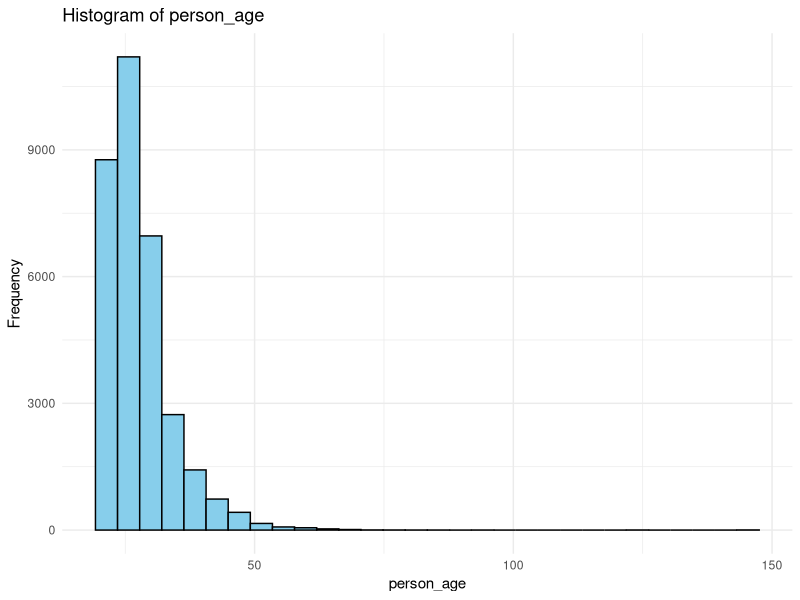
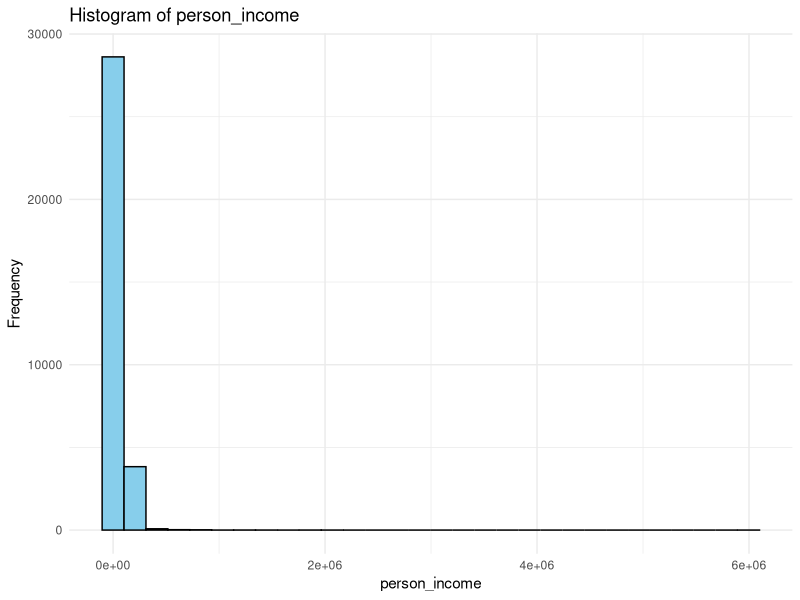
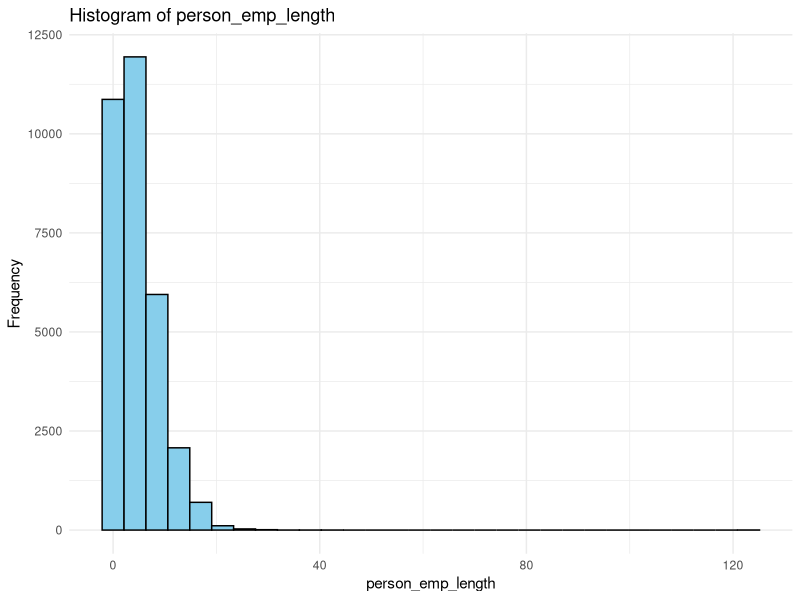
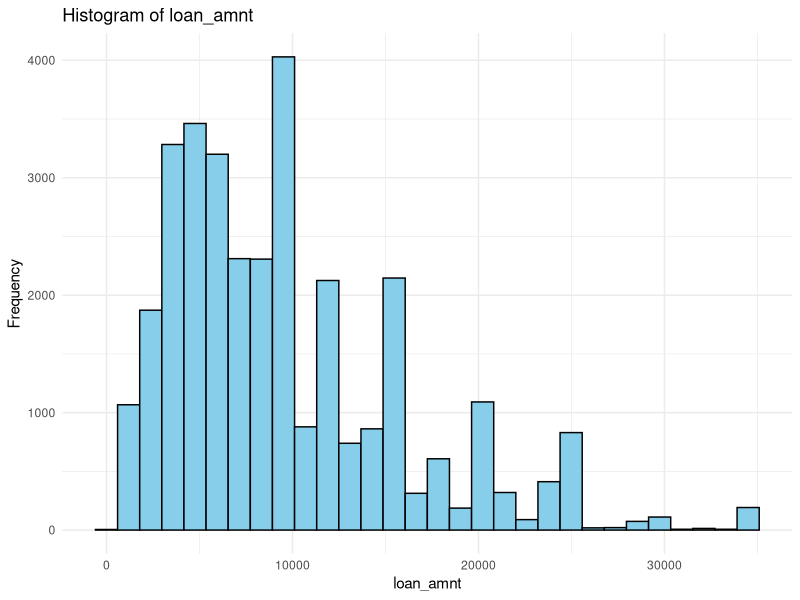
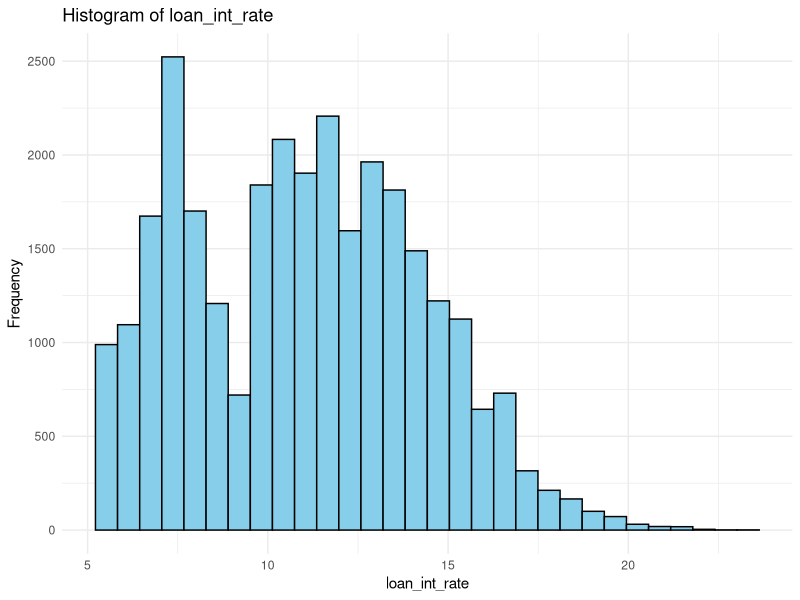
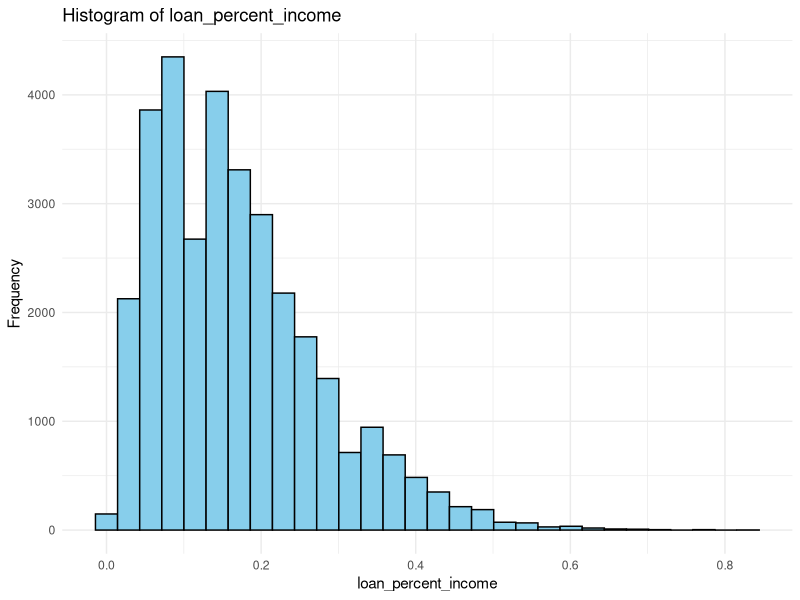
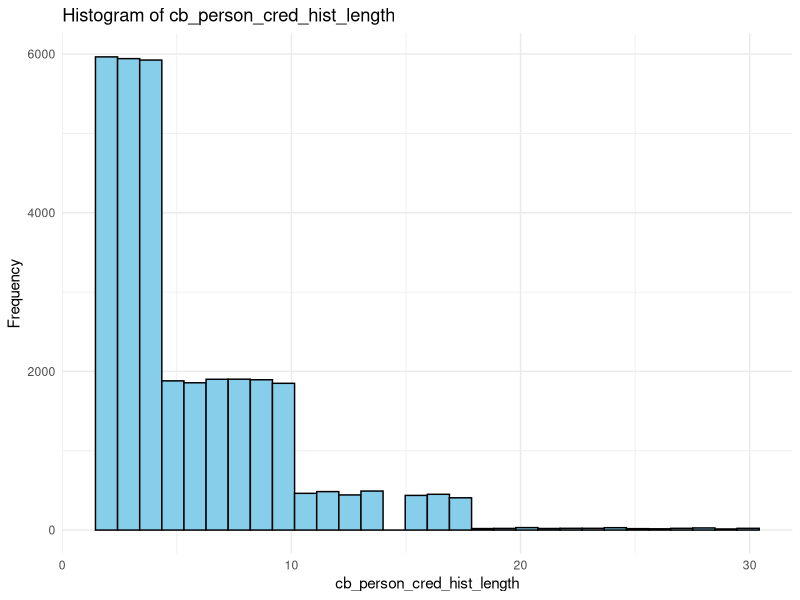
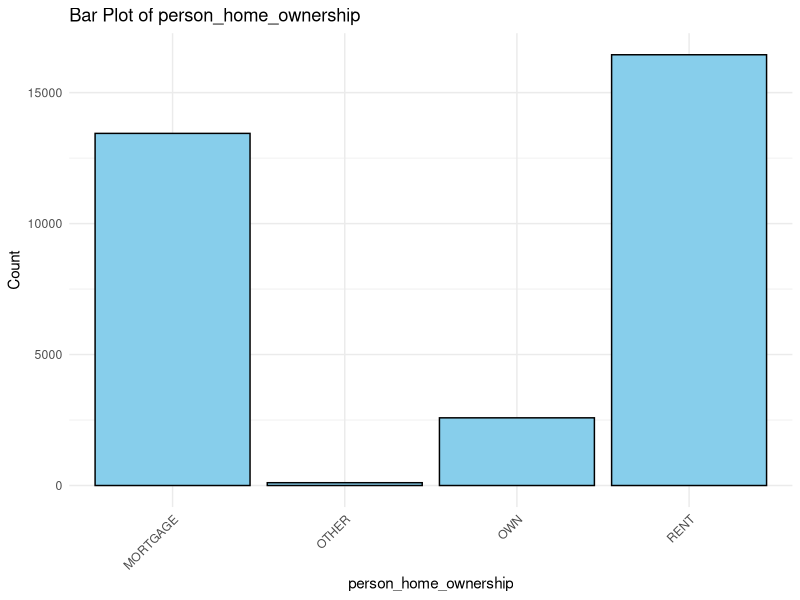

Here is the R script that generated these plots, in order: (Note: this script raises an error after producing the figures.)
# Load dataset
credit_data <- read.csv("data/credit_risk_dataset.csv", colClasses = c(
  person_age = "integer",
  person_income = "integer",
  person_home_ownership = "factor",
  person_emp_length = "numeric",
  loan_intent = "factor",
  loan_amnt = "integer",
  loan_int_rate = "numeric",
  loan_status = "factor",
  loan_percent_income = "numeric",
  cb_person_default_on_file = "factor",
  cb_person_cred_hist_length = "integer"
))

# Display the structure of the dataset
str(credit_data)

# View the first few rows of the dataset
head(credit_data)

# View the dataset in a separate viewer window
View(credit_data)

# Calculate frequency counts for categorical variables
frequency_counts <- lapply(credit_data[, sapply(credit_data, is.factor)], table)

# Calculate percentages for categorical variables
percentage_counts <- lapply(frequency_counts, prop.table)

# Display frequency counts
print("Frequency Counts:")
print(frequency_counts)

# Display percentage counts
print("Percentage Counts:")
print(percentage_counts)

# Custom function to find mode
Mode <- function(x) {
  ux <- unique(x)
  ux[which.max(tabulate(match(x, ux)))]
}

# Calculate measures of central tendency for numeric variables
central_tendency <- sapply(credit_data[, sapply(credit_data, is.numeric)], function(x) c(mean = mean(x), median = median(x), mode = Mode(x)))

# Display measures of central tendency
print("Measures of Central Tendency:")
print(central_tendency)

# Calculate measures of distribution for numeric variables
distribution_measures <- sapply(credit_data[, sapply(credit_data, is.numeric)], function(x) c(range = diff(range(x)), variance = var(x), standard_deviation = sd(x)))

# Display measures of distribution
print("Measures of Distribution:")
print(distribution_measures)

# Calculate correlation coefficients for numeric variables
correlation_matrix <- cor(credit_data[, sapply(credit_data, is.numeric)])

# Display correlation matrix
print("Correlation Matrix:")
print(correlation_matrix)

# Perform ANOVA tests for numeric variables against a categorical variable
anova_results <- lapply(credit_data[, sapply(credit_data, is.numeric)], function(x) {
  aov_result <- aov(x ~ loan_status, data = credit_data)
  return(summary(aov_result))
})

# Display ANOVA results
print("ANOVA Results:")
print(anova_results)

library(ggplot2)

# Univariate plots for numeric variables
numeric_variables <- credit_data[, sapply(credit_data, is.numeric)]
numeric_plots <- lapply(colnames(numeric_variables), function(variable) {
  ggplot(credit_data, aes(x = !!as.name(variable))) +
    geom_histogram(fill = "skyblue", color = "black") +
    labs(title = paste("Histogram of", variable), x = variable, y = "Frequency") +
    theme_minimal()
})

# Univariate plots for categorical variables
categorical_variables <- credit_data[, sapply(credit_data, is.factor)]
categorical_plots <- lapply(colnames(categorical_variables), function(variable) {
  ggplot(credit_data, aes(x = !!as.name(variable))) +
    geom_bar(fill = "skyblue", color = "black") +
    labs(title = paste("Bar Plot of", variable), x = variable, y = "Count") +
    theme_minimal() +
    theme(axis.text.x = element_text(angle = 45, hjust = 1))
})

# Display numeric plots
print("Numeric Variable Plots:")
print(numeric_plots)

# Display categorical plots
print("Categorical Variable Plots:")
print(categorical_plots)


# Load necessary libraries
library(ggplot2)

# Scatter plot matrix for numeric variables
numeric_variables <- credit_data[, sapply(credit_data, is.numeric)]
scatter_plot_matrix <- ggplot(credit_data, aes(x = ..density.., y = ..density..)) +
  geom_point(alpha = 0.5) +
  geom_smooth(method = "lm", se = FALSE) +
  facet_grid(. ~ ., scales = "free") +
  theme_minimal()

# Box plot for numeric variables against loan_status
box_plot_numeric <- lapply(colnames(numeric_variables), function(variable) {
  ggplot(credit_data, aes_string(x = "loan_status", y = variable)) +
    geom_boxplot(fill = "skyblue", color = "black") +
    labs(title = paste("Box Plot of", variable, "by Loan Status"), x = "Loan Status", y = variable) +
    theme_minimal()
})

# Grouped bar plot for categorical variables against loan_status
categorical_variables <- credit_data[, sapply(credit_data, is.factor)]
bar_plot_categorical <- lapply(colnames(categorical_variables), function(variable) {
  ggplot(credit_data, aes_string(x = "loan_status", fill = variable)) +
    geom_bar(position = "dodge") +
    labs(title = paste("Grouped Bar Plot of", variable, "by Loan Status"), x = "Loan Status", y = "Count") +
    theme_minimal()
})

# Display scatter plot matrix
print("Scatter Plot Matrix:")
print(scatter_plot_matrix)

# Display box plots for numeric variables
print("Box Plots for Numeric Variables:")
print(box_plot_numeric)

# Display grouped bar plots for categorical variables
print("Grouped Bar Plots for Categorical Variables:")
print(bar_plot_categorical)

